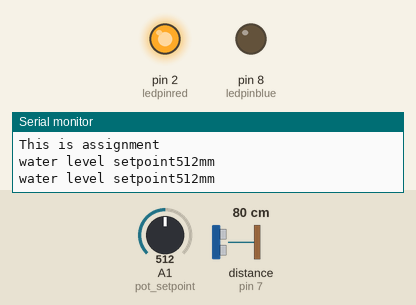
A sketch run on a simulated Arduino Uno, built with avr-gcc and run on an emulated ATmega328P. Parts: output pins drawn as LEDs (lit = HIGH), the last lines printed to the serial monitor. Wiring (inferred from the names in the program): ultrasonic range finder: trigger pin 4; echo pin 7. Inputs (shaded band) come from the test bench; at power-on: A1 (pot_setpoint) = 512, distance to the obstacle (sensor on pin 7) 80 cm. The echo pulse lasts 58.3 µs per cm; pins used as bus, display or sensor lines are not drawn.

Above: at 5.8 s.
5.9 s: A1 (pot_setpoint) set to 3
11.9 s: A1 (pot_setpoint) set to 0
At 15.5 s:
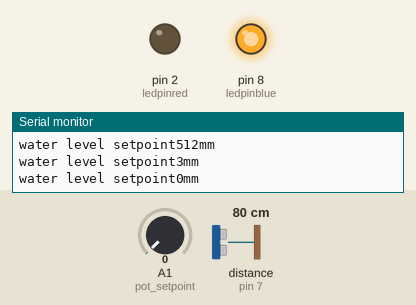
17.9 s: A1 (pot_setpoint) set to 122
At 20.7 s:
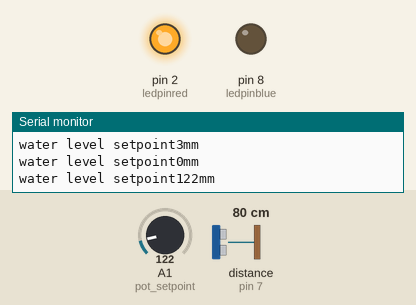
Timing chart, 0 to 22.2 s (numbered marks = the images above; inputs shaded):
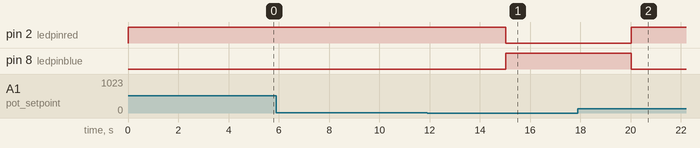

The sketch:

smartlevelsensor.ino
```cpp
int ledpinred = 2;    //my pump red LED
int ledpinblue = 8;  //my fan blu blue

int pot_setpoint = 1;

int setpoint = 0;

int triggerpin = 4;

int echopin = 7;

long duration; //variable for the time the ultraonic sensor is on

int waterlevel;


//
void setup() {
  // put your setup code here, to run once:
  //Initializing port modes
  pinMode(ledpinred,OUTPUT);
  pinMode(ledpinblue,OUTPUT);
  pinMode(triggerpin,OUTPUT);
  pinMode(echopin,INPUT);

  Serial.begin(9600);
  Serial.println("This is assignment");
}

void loop() {
  // put your main code here, to run repeatedly:


  //Reading the water level added

  //clearing the water level sensor
  digitalWrite(triggerpin,LOW);
  delayMicroseconds(3);

  //Starting the water level sensor
  digitalWrite(triggerpin,HIGH);
  delayMicroseconds(10);
  digitalWrite(triggerpin,LOW);

  duration = pulseIn(echopin,HIGH);
  setpoint = analogRead(pot_setpoint);

  //calculating the water level
  waterlevel = duration * 0.0034 / 2;

  Serial.print("water level setpoint");

  Serial.print(setpoint);

  Serial.println("mm");

  if(waterlevel > setpoint + 5){
    digitalWrite(ledpinblue,HIGH);
    digitalWrite(ledpinred,LOW);
    }
    else if(waterlevel < setpoint- 5){
      digitalWrite(ledpinred,HIGH);
      digitalWrite(ledpinblue,LOW);
      }


  //the loop should await every 5 seconds

   delay(5000);
}
```

Measured:
- the behaviour switches between 2 and 1 on A1 (pot_setpoint) (found by bisection; images 0 and 1)
- after the input at 11.9 s, pin 2 (ledpinred): HIGH → LOW after 3.1 s; pin 8 (ledpinblue): LOW → HIGH after 3.1 s
- after the input at 17.9 s, pin 2 (ledpinred): LOW → HIGH after 2.1 s; pin 8 (ledpinblue): HIGH → LOW after 2.1 s
